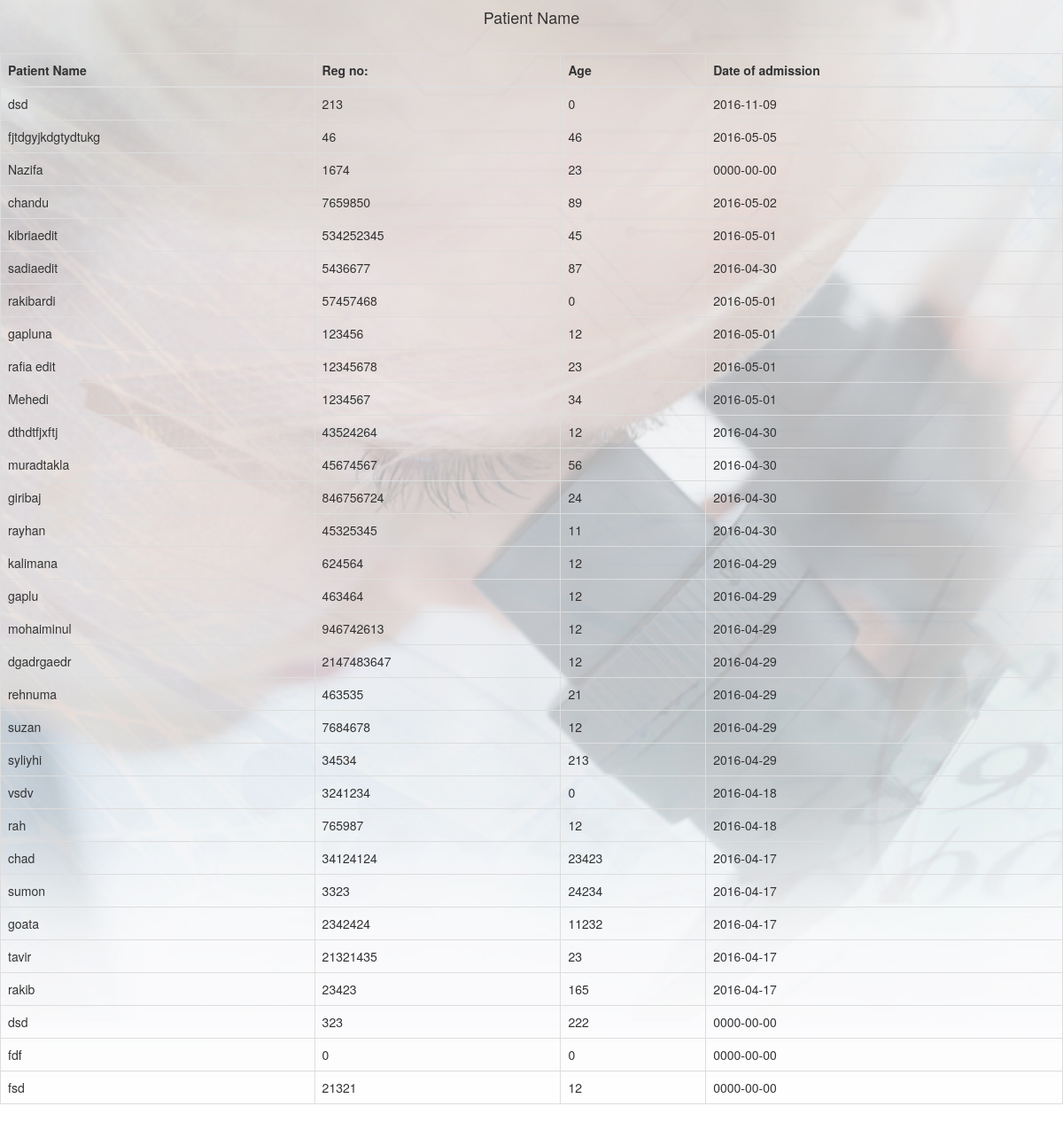
The page /how.php on the database its author committed.
### tables this page shows
CREATE TABLE `patient` (
  `patient_id` int(11) NOT NULL,
  `doctors_id` int(11) NOT NULL,
  `name` varchar(100) NOT NULL,
  `reg_no` int(11) NOT NULL,
  `age` int(11) NOT NULL,
  `gender_id` int(11) NOT NULL,
  `address` varchar(100) NOT NULL,
  `d_add` date NOT NULL,
  `d_op` date NOT NULL,
  `d_dis` date NOT NULL,
  `diagnosis` int(50) NOT NULL,
  `bgroup_id` int(1) NOT NULL,
  `echo` varchar(300) NOT NULL,
  `echoimage` varchar(200) NOT NULL,
  `cxr` varchar(100) NOT NULL,
  `cxrimage` varchar(200) NOT NULL,
  `ctscan` varchar(100) NOT NULL,
  `ctscanimage` varchar(200) NOT NULL,
  `op_findings` varchar(100) NOT NULL,
  `bsa` decimal(16,2) NOT NULL,
  `height` decimal(16,2) NOT NULL,
  `weight` decimal(16,2) NOT NULL,
  `lvef` varchar(200) NOT NULL,
  `re_vsd` tinyint(1) NOT NULL,
  `pop_renal` tinyint(1) NOT NULL,
  `predia_pop` tinyint(1) NOT NULL,
  `powi` tinyint(1) NOT NULL,
  `duration_o_s` int(11) NOT NULL,
  `st_in_pop` int(11) NOT NULL,
  `st_in_icu` int(11) NOT NULL,
  `re_explo` tinyint(1) NOT NULL,
  `re_op` tinyint(1) NOT NULL,
  `use_tca` tinyint(1) NOT NULL,
  `use_actegrade` tinyint(1) NOT NULL,
  `duration_o_ven` int(11) NOT NULL,
  `dsc` tinyint(1) NOT NULL,
  `rlnp` tinyint(1) NOT NULL,
  `pnp` tinyint(1) NOT NULL,
  `stroke` tinyint(1) NOT NULL,
  `paraplegia` tinyint(1) NOT NULL,
  `hemo` int(11) NOT NULL,
  `st_i_hos` int(11) NOT NULL,
  `mort` tinyint(1) NOT NULL,
  `ecct` decimal(16,2) NOT NULL,
  `xct` decimal(16,2) NOT NULL
);

### how.php (the view, shortened to what this page needs)
<!DOCTYPE html>
<html>
  <head>
  <link rel="stylesheet" href="css/bootstrap.min.css">
	<link rel="stylesheet" href="main.css">
	   <link rel="stylesheet" href="http://maxcdn.bootstrapcdn.com/bootstrap/3.3.6/css/bootstrap.min.css">
	<link rel="stylesheet" href="show.css">
	<div class ="a">
  </head>
  <body>
  <H4 align="center">Patient Name </H4>
   <br/>
	  <div class="from-group">
	  <table class="table table-bordered" border="1" align="center">
	   <thead>
	     <tr>
		   <th>Patient Name</th>
		    <th>Reg no:</th>
		    <th>Age</th>
			 <th>Date of admission</th>
		    </tr>
	   </thead>
	   <tbody>
	      <?php
		   $query=mysql_query("SELECT * FROM patient order by patient_id desc");
		  while($row=mysql_fetch_object($query))
		  {
			  ?>
			    <tr>
				  <td><?php echo $row->name?></td>
				  <td><?php echo $row->reg_no?></td>
				  <td><?php echo $row->age?></td>
				  <td><?php echo $row->d_add?></td>
				   </tr>
			  <?php
		  }
		  ?>
	   </tbody>
	</table>
</div>
  </body>
</html>

### show.css (style rules this page uses)
body { background:url(10.jpg); background-size:cover; }

### rows shown on the page
patient: name "dsd", reg_no "213", age "0", d_add "2016-11-09"
patient: name "fjtdgyjkdgtydtukg", reg_no "46", age "46", d_add "2016-05-05"
patient: name "Nazifa", reg_no "1674", age "23", d_add "0000-00-00"
patient: name "chandu", reg_no "7659850", age "89", d_add "2016-05-02"
patient: name "kibriaedit", reg_no "534252345", age "45", d_add "2016-05-01"
patient: name "sadiaedit", reg_no "5436677", age "87", d_add "2016-04-30"
patient: name "rakibardi", reg_no "57457468", age "0", d_add "2016-05-01"
patient: name "gapluna", reg_no "123456", age "12", d_add "2016-05-01"
patient: name "rafia edit", reg_no "12345678", age "23", d_add "2016-05-01"
patient: name "Mehedi", reg_no "1234567", age "34", d_add "2016-05-01"
patient: name "dthdtfjxftj", reg_no "43524264", age "12", d_add "2016-04-30"
patient: name "muradtakla", reg_no "45674567", age "56", d_add "2016-04-30"
patient: name "giribaj", reg_no "846756724", age "24", d_add "2016-04-30"
patient: name "rayhan", reg_no "45325345", age "11", d_add "2016-04-30"
patient: name "kalimana", reg_no "624564", age "12", d_add "2016-04-29"
patient: name "gaplu", reg_no "463464", age "12", d_add "2016-04-29"
patient: name "mohaiminul", reg_no "946742613", age "12", d_add "2016-04-29"
patient: name "dgadrgaedr", reg_no "2147483647", age "12", d_add "2016-04-29"
patient: name "rehnuma", reg_no "463535", age "21", d_add "2016-04-29"
patient: name "suzan", reg_no "7684678", age "12", d_add "2016-04-29"
patient: name "syliyhi", reg_no "34534", age "213", d_add "2016-04-29"
patient: name "vsdv", reg_no "3241234", age "0", d_add "2016-04-18"
patient: name "rah", reg_no "765987", age "12", d_add "2016-04-18"
patient: name "chad", reg_no "34124124", age "23423", d_add "2016-04-17"
patient: name "sumon", reg_no "3323", age "24234", d_add "2016-04-17"
patient: name "goata", reg_no "2342424", age "11232", d_add "2016-04-17"
patient: name "tavir", reg_no "21321435", age "23", d_add "2016-04-17"
patient: name "rakib", reg_no "23423", age "165", d_add "2016-04-17"
patient: name "dsd", reg_no "323", age "222", d_add "0000-00-00"
patient: name "fdf", reg_no "0", age "0", d_add "0000-00-00"
patient: name "fsd", reg_no "21321", age "12", d_add "0000-00-00"
